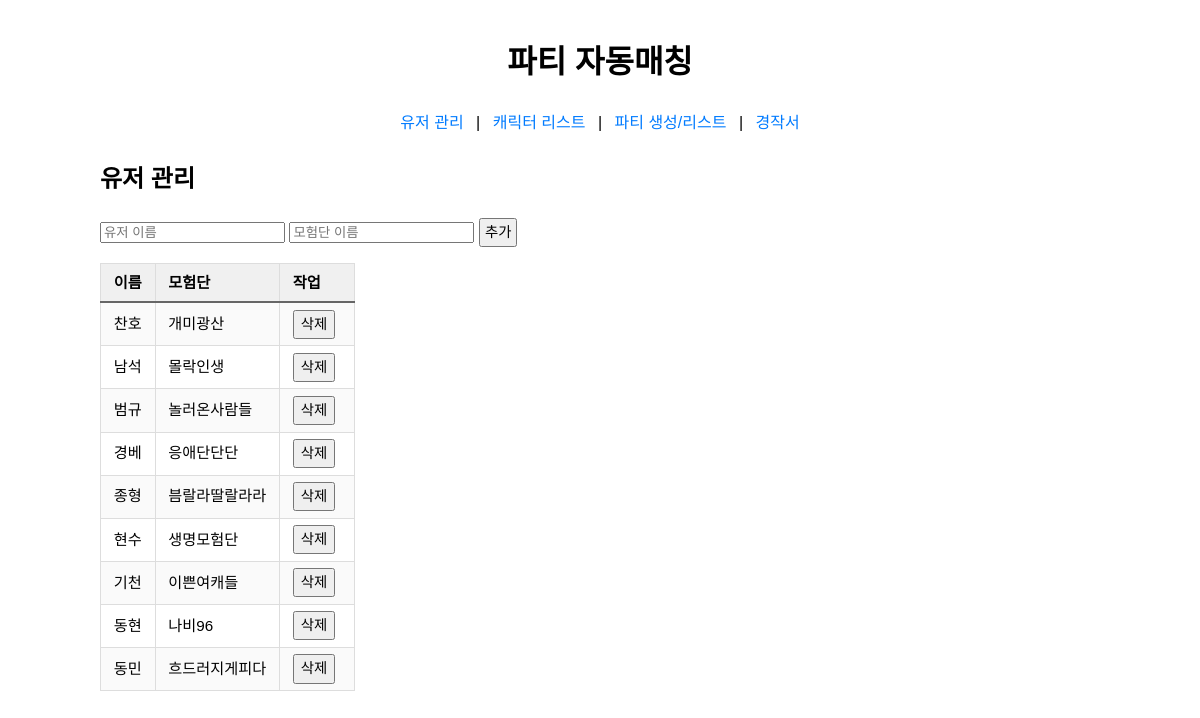
/users/, run on the app's committed database.
### tables this page shows
CREATE TABLE "user_adventure" (
	"idx"	INTEGER,
	"user"	TEXT,
	"adventure"	TEXT,
	PRIMARY KEY("idx" AUTOINCREMENT)
);

### blueprints/users.py (the view)
@users_bp.route('/', methods=['GET'])
def list_users():
    conn = get_db_connection()
    rows = conn.execute(
        'SELECT idx, "user" AS name, adventure FROM user_adventure ORDER BY idx'
    ).fetchall()
    conn.close()
    users = [dict(r) for r in rows]
    return render_template('users.html', users=users, alert=None)

### db.py (called while the page is built)
def get_db_connection():
    db_path = os.path.join(current_app.root_path, 'database', 'DB.sqlite')
    conn = sqlite3.connect(db_path)
    conn.row_factory = sqlite3.Row
    return conn

### templates/users.html (shortened to what this page needs)
{% extends 'base.html' %}
{% block styles %}
  <link rel="stylesheet" href="{{ url_for('static', filename='users.css') }}">
{% endblock %}
{% block content %}
<h2>유저 관리</h2>
<form action="{{ url_for('users.add_user') }}" method="post">
  <input type="text" name="name" placeholder="유저 이름" required>
  <input type="text" name="adventure" placeholder="모험단 이름" required>
  <button type="submit" style="padding:4px 4px; font-size: 0.9rem;">추가</button>
</form>
<table>
  <thead><tr><th>이름</th><th>모험단</th><th>작업</th></tr></thead>
  <tbody>
    {% for u in users %}
    <tr>
      <td>{{ u.name }}</td>
      <td>{{ u.adventure }}</td>
      <td>
        <form action="{{ url_for('users.delete_user') }}" method="post" class="inline-form">
          <button type="submit" style="padding:4px 6px; font-size: 0.9rem;">삭제</button>
        </form>
      </td>
    </tr>
    {% endfor %}
  </tbody>
</table>
{% endblock %}

### static/base.css (style rules this page uses)
body { font-family: sans-serif; max-width: 1000px; margin: 0 auto; padding: 1rem; line-height: 1.6; }
button { padding: 0.4rem 0.8rem; font-size: 1rem; line-height: 1.2; cursor: pointer; margin-right: 0.25rem; }
.table, table { width: auto; border-collapse: collapse; font-size: 0.9rem; margin-top: 1rem; }
th, td { border: 1px solid #ddd; padding: 0.4rem 0.8rem; text-align: left; white-space: nowrap; }
thead th { background-color: #f0f0f0; border-bottom: 2px solid #666; }
tbody tr:nth-child(odd) { background-color: #fafafa; }
@media (min-width: 1024px) and (max-width: 1919px) { body { max-width: 1000px; padding: 1rem; } }
@media (min-width: 1024px) and (max-width: 1919px) { button { padding: 0.5rem 0.9rem; font-size: 1rem; margin-right: 0.4rem; } }
@media (min-width: 1024px) and (max-width: 1919px) { table { font-size: 0.95rem; } }

### static/users.css (style rules this page uses)
.inline-form { display: inline; }

### data on the page
user_adventure: name "찬호", adventure "개미광산"
user_adventure: name "남석", adventure "몰락인생"
user_adventure: name "범규", adventure "놀러온사람들"
user_adventure: name "경베", adventure "응애단단단"
user_adventure: name "종형", adventure "븜랄라딸랄라라"
user_adventure: name "현수", adventure "생명모험단"
user_adventure: name "기천", adventure "이쁜여캐들"
user_adventure: name "동현", adventure "나비96"
user_adventure: name "동민", adventure "흐드러지게피다"
